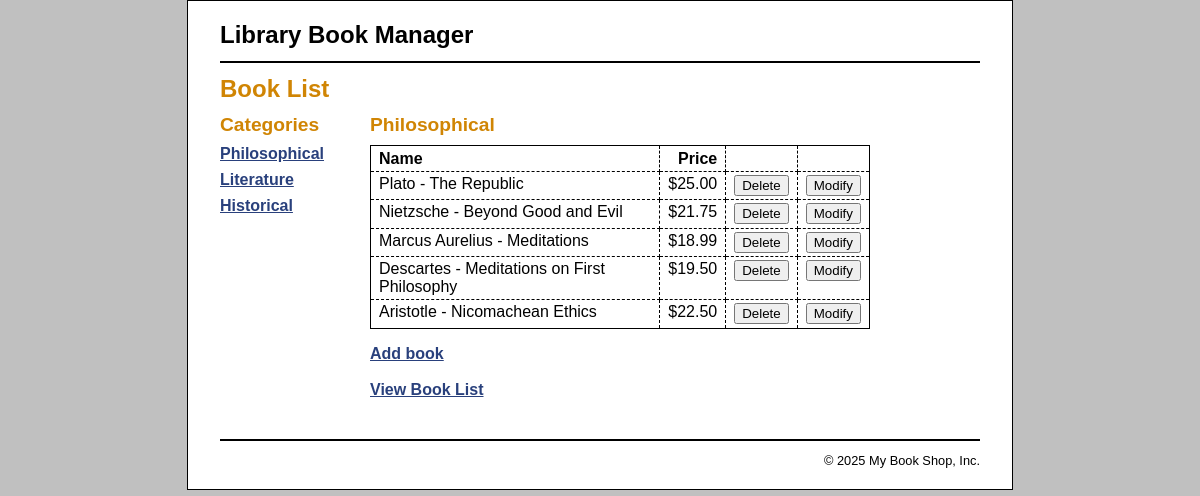
The page /sort_desc.php on the database its author committed.
### tables this page shows
CREATE TABLE categories (
    categoryID    INT AUTO_INCREMENT PRIMARY KEY,
    categoryName  VARCHAR(255) NOT NULL
);

CREATE TABLE products (
    productID     INT AUTO_INCREMENT PRIMARY KEY,
    categoryID    INT NOT NULL,
    productCode   VARCHAR(10) NOT NULL,
    productName   VARCHAR(255) NOT NULL,
    listPrice     DECIMAL(10,2) NOT NULL,
    FOREIGN KEY (categoryID) REFERENCES categories(categoryID)
        ON UPDATE CASCADE
        ON DELETE CASCADE
);

### sort_desc.php (the view, shortened to what this page needs)
<?php
require_once('database.php');
$category_id = filter_input(INPUT_GET, 'category_id', FILTER_VALIDATE_INT);
if ($category_id === null || $category_id === false) {
    $category_id = 1;
}
$qCat = 'SELECT * FROM categories WHERE categoryID = :category_id';
$s1 = $db->prepare($qCat);
$s1->bindValue(':category_id', $category_id, PDO::PARAM_INT);
$s1->execute();
$category = $s1->fetch();
$category_name = $category ? $category['categoryName'] : 'Category';
$qAllCats = 'SELECT * FROM categories ORDER BY categoryID';
$s2 = $db->prepare($qAllCats);
$s2->execute();
$categories = $s2->fetchAll();
$qProducts = 'SELECT * FROM products WHERE categoryID = :category_id ORDER BY productName DESC';
$s3 = $db->prepare($qProducts);
$s3->bindValue(':category_id', $category_id, PDO::PARAM_INT);
$s3->execute();
$products = $s3->fetchAll();
?>
<!DOCTYPE html>
<html>
<head>
  <link rel="stylesheet" href="main.css">
</head>
<body>
<header><h1>Library Book Manager</h1></header>
<main>
  <h1>Book List</h1>
  <aside>
        <h2>Categories</h2>
        <nav>
        <ul>
            <?php foreach ($categories as $category) : ?>
            <li><a href=".?category_id=<?php echo $category['categoryID']; ?>">
                    <?php echo $category['categoryName']; ?>
                </a>
            </li>
            <?php endforeach; ?>
        </ul>
        </nav>
  </aside>
  <section>
        <h2><?php echo htmlspecialchars($category_name); ?> </h2>
        <table>
        <tr>
            <th>Name</th>
            <th class="right">Price</th>
            <th>&nbsp;</th>
            <th>&nbsp;</th>
        </tr>
        <?php foreach ($products as $product): ?>
        <tr>
            <td><?php echo htmlspecialchars($product['productName']); ?></td>
            <td class="right">$<?php echo number_format($product['listPrice'], 2); ?></td>
            <td><form action="delete_product.php" method="post">
                        <input type="submit" value="Delete">
            </form></td>
            <td><form action="modify.php" method="post">
                            <input type="submit" value="Modify">
                        </form></td>
        </tr>
        <?php endforeach; ?>
        </table>
        <p style="margin-top:1em;">
        <a href="add_product_form.php?category_id=<?php echo $category_id; ?>">Add book </a> <br><br>
        <a href="index.php?category_id=<?php echo $category_id; ?>">View Book List</a>
        </p>
  </section>
</main>
<footer><p>&copy; <?php echo date("Y"); ?> My Book Shop, Inc.</p></footer>
</body>
</html>

### main.css (style rules this page uses)
html { background-color: rgb(192, 192, 192); }
body { margin-top: 0; font-family: Arial, Helvetica, sans-serif; width: 760px; margin: 0 auto; background-color: white; border: 1px solid black; padding: .5em 2em; }
header { margin: 0; border-bottom: 2px solid black; }
header h1 { margin: 0; padding: .5em 0; color: black; }
main { margin: 0; }
aside { float: left; width: 150px; }
nav ul { list-style-type: none; margin-left: 0; padding-left: 0; }
nav ul li { padding-bottom: 0.5em; }
section { float: left; width: 500px; padding-bottom: 1.5em; }
footer { clear: both; margin-top: 1em; border-top: 2px solid black; }
footer p { text-align: right; font-size: 80%; margin: 1em 0; }
h1 { font-size: 150%; margin: 0; padding: .5em 0 .25em; }
h2 { font-size: 120%; margin: 0; padding: .25em 0 .5em; }
h1, h2 { color: rgb(208, 133, 4); }
ul { margin: 0 0 1em 0; padding: 0 0 0 2.5em; }
li { margin: 0; padding: 0; }
a { color: rgb(41, 64, 124); font-weight: bold; }
table { border: 1px solid black; border-collapse: collapse; }
td, th { border: 1px dashed black; padding: .2em .5em .2em .5em; vertical-align: top; text-align: left; }
form { margin: 0; }
.right { text-align: right; }

### rows shown on the page
categories: categoryName "Philosophical"
categories: categoryName "Literature"
categories: categoryName "Historical"
products: productName "Plato - The Republic", listPrice "25.00"
products: productName "Nietzsche - Beyond Good and Evil", listPrice "21.75"
products: productName "Marcus Aurelius - Meditations", listPrice "18.99"
products: productName "Descartes - Meditations on First Philosophy", listPrice "19.50"
products: productName "Aristotle - Nicomachean Ethics", listPrice "22.50"
